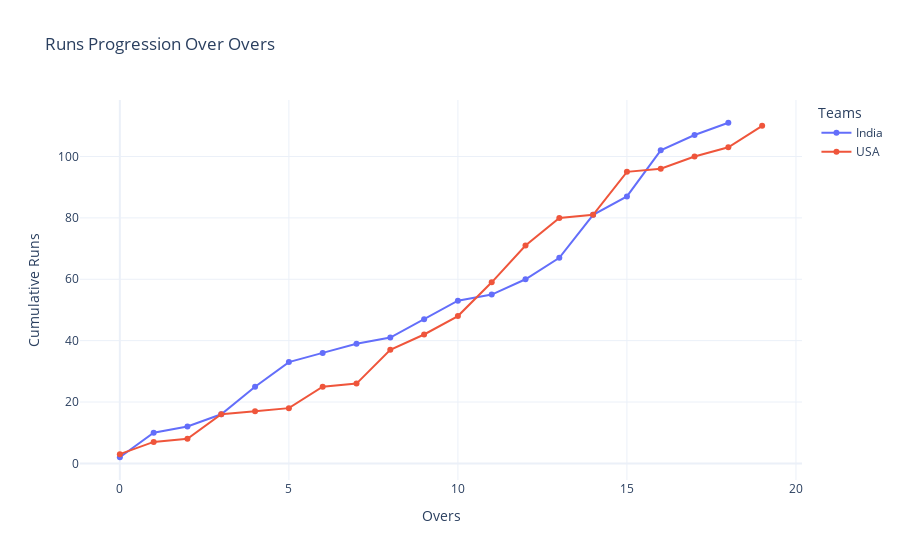

The notebook cell this image was saved under:
### Code cell
india_runs_progression = data[data['team'] == 'India'].groupby('over')['runs_total'].sum().cumsum()
usa_runs_progression = data[data['team'] == 'United States of America'].groupby('over')['runs_total'].sum().cumsum()

fig = go.Figure()

fig.add_trace(go.Scatter(
    x=india_runs_progression.index,
    y=india_runs_progression.values,
    mode='lines+markers',
    name='India'
))

fig.add_trace(go.Scatter(
    x=usa_runs_progression.index,
    y=usa_runs_progression.values,
    mode='lines+markers',
    name='USA'
))

fig.update_layout(
    title='Runs Progression Over Overs',
    xaxis_title='Overs',
    yaxis_title='Cumulative Runs',
    legend_title='Teams',
    template='plotly_white'
)

fig.show()

### Figure 1 — Plotly figure (JSON) as saved in the notebook; plotly's stock layout.template omitted (floating-point values rounded to 4 significant figures)
{"data": [{"mode": "lines+markers", "name": "India", "type": "scatter", "x": [0, 1, 2, 3, 4, 5, 6, 7, 8, 9, 10, 11, 12, 13, 14, 15, 16, 17, 18], "y": [2, 10, 12, 16, 25, 33, 36, 39, 41, 47, 53, 55, 60, 67, 81, 87, 102, 107, 111]}, {"mode": "lines+markers", "name": "USA", "type": "scatter", "x": [0, 1, 2, 3, 4, 5, 6, 7, 8, 9, 10, 11, 12, 13, 14, 15, 16, 17, 18, 19], "y": [3, 7, 8, 16, 17, 18, 25, 26, 37, 42, 48, 59, 71, 80, 81, 95, 96, 100, 103, 110]}], "layout": {"legend": {"title": {"text": "Teams"}}, "title": {"text": "Runs Progression Over Overs"}, "xaxis": {"title": {"text": "Overs"}}, "yaxis": {"title": {"text": "Cumulative Runs"}}}}
